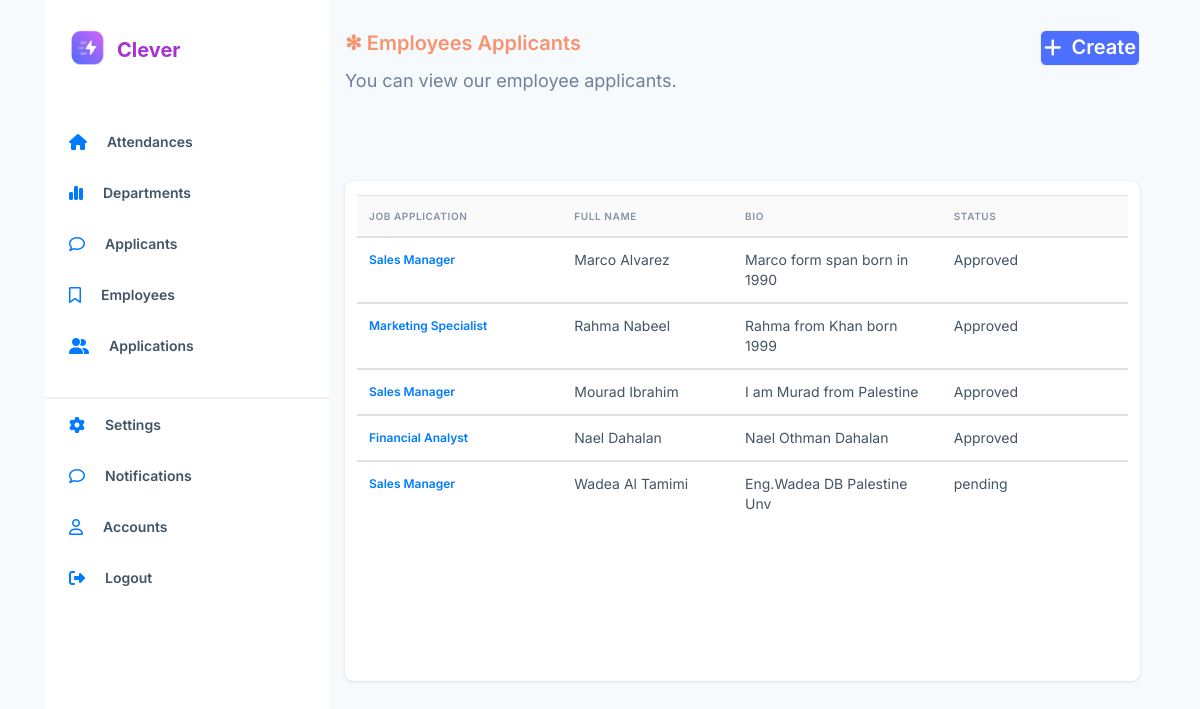
The page /employee_applicants/ (signed in) on the database its author committed.
### employee_app/models.py (models this page shows, shortened)
class Employee_Applicant(models.Model):
    job_application = models.ForeignKey('Job_application', blank=True, null=True,
                               on_delete=models.PROTECT,
                               limit_choices_to=Q(is_published='True'))
    employee_full_name = models.CharField(max_length=100)
    employee_bio = models.CharField(max_length=500)
    status_choices = (
        ('Approved', ('Approved')),
        ('Rejected', ('Rejected')),
        ('pending', ('pending')),
    )
    status = models.CharField(choices=status_choices, max_length=15, default='pending', null=True, blank=True)

class Job_Application(models.Model):
    job_title = models.TextField()
    job_description = models.TextField()
    is_published = models.BooleanField()
    department = models.ForeignKey(Department, on_delete=models.PROTECT)
    def __str__(self):
        return self.job_title

### employee_app/views.py (the view, shortened to what this page needs)
# urls.py: path('employee_applicants/', views.employee_applicantsList.as_view(), name='employee_applicants'),
class employee_applicantsList(ListView):
    model = Employee_Applicant
    context_object_name = 'employee_applicants'
    def get(self, request, *args, **kwargs):
        if not request.user.is_authenticated:
            response = redirect('/login/')
            return response
        return super(employee_applicantsList, self).get(request, **kwargs)

### employee_app/templates/employee_app/employee_applicant_list.html (shortened to what this page needs)
{% extends 'base.html' %}
{% block content %}
<div class="center">
	<div class="tables">
		<div class="heading-section  position-absolute">
			<div class="title d-flex">
				<span class="mr-auto">✻ Employees Applicants</span>
				<a href="{% url 'applicant-create' %}" class="create">
					<i class="fa-solid fa-plus"></i>
					<span>Create</span>
				</a>
			</div>
			<div class="text">You can view our employee applicants.</div>
		</div>
		<div class="dep-list ">
			<table class="table">
				<thead>
				  <tr>
					<th scope="col">Job Application</th>
					<th scope="col">Full Name</th>
					<th scope="col">Bio</th>
					<th scope="col">Status</th>
				  </tr>
				</thead>
				{% for applicant in employee_applicants %}
				<tbody>
				  <tr>
					<th scope="row"><a href="{% url 'employee-applicant-update' applicant.id %}">{{ applicant.job_application }}</a></th>
					<td>{{ applicant.employee_full_name }}</td>
					<td>{{ applicant.employee_bio }}</td>
					<td>{{ applicant.status }}</td>
				  </tr>
				</tbody>
				{% endfor %}
			  </table>
		</div>
	</div>
</div>
{% endblock content %}

### static/css/main.css (style rules this page uses)
* body { background-color: #F7FAFC; height: 800%; }
.tables { display: flex; flex-direction: column; align-items: flex-start; position: relative; padding: 0px; gap: 30px; width: 100%; height: 100%; background: #F7FAFC; border-radius: 16px; }
.heading-section { position: absolute; width: 100%; height: 67px; flex: none; align-self: stretch; flex-grow: 0; }
.heading-section .title { position: absolute; height: 27px; left: 0px; right: 0px; top: 0px; font-family: 'Inter'; font-style: normal; font-weight: 600; font-size: 20px; line-height: 136.52%; color: #F7936F; }
.heading-section .title a { display: flex; flex-direction: row; align-items: center; justify-content: center; padding: 12px 20px; gap: 10px; height: 36px; background: #4C6FFF; border-radius: 6px; color:#FFFFFF; border: 1px solid #EDF2F7; }
.heading-section .text { position: absolute; margin-top: 36px; font-family: 'Inter'; font-style: normal; font-weight: 400; font-size: 18px; line-height: 30px; color: #718096; }
.dep-list { display: flex; flex-direction: column; align-items: flex-start; padding: 14px 12px; gap: 6px; width: 100%; height: 500px; background: #FFFFFF; box-shadow: 0px 0px 1px rgba(12, 26, 75, 0.2), 0px 1px 3px rgba(50, 50, 71, 0.1); border-radius: 8px; margin-top: 151px; }
.create { display: flex; flex-direction: row; align-items: center; justify-content: center; padding: 12px 20px; gap: 10px; height: 36px; width:100px; background: #4C6FFF; border-radius: 6px; color:#FFFFFF; border: 1px solid #EDF2F7; }
.table { background: #FFFFFF; border-radius: 16px; }
.table thead tr { background-color: #FAFAFB; }
.table tbody td { width: 31px; height: 20px; font-family: 'Inter'; font-style: normal; font-weight: 400; font-size: 14px; line-height: 20px; color: #425466; }
.table thead tr th { width: 81px; height: 16px; font-family: 'Inter'; font-style: normal; font-weight: 600; font-size: 10px; line-height: 16px; letter-spacing: 0.06em; text-transform: uppercase; color: #8492A6; }
.table tbody tr th { width: 63px; height: 20px; font-family: 'Inter'; font-style: normal; font-weight: 600; font-size: 12px; line-height: 20px; color: #27272E; }

### rows shown on the page
Employee_Applicant: job_application "Sales Manager", employee_full_name "Marco Alvarez", employee_bio "Marco form span born in 1990", status "Approved"
Employee_Applicant: job_application "Marketing Specialist", employee_full_name "Rahma Nabeel", employee_bio "Rahma from Khan born 1999", status "Approved"
Employee_Applicant: job_application "Sales Manager", employee_full_name "Mourad Ibrahim", employee_bio "I am Murad from Palestine", status "Approved"
Employee_Applicant: job_application "Financial Analyst", employee_full_name "Nael Dahalan", employee_bio "Nael Othman Dahalan", status "Approved"
Employee_Applicant: job_application "Sales Manager", employee_full_name "Wadea Al Tamimi", employee_bio "Eng.Wadea DB Palestine Unv", status "pending"
